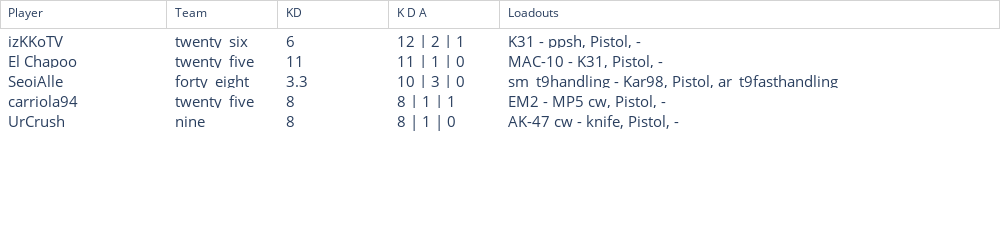

The code cell stored with this chart in its notebook:
### Code cell
df = top_players

fig = go.Figure(
    data=[
        go.Table(
            columnwidth = [30, 20, 20, 20, 90],
            header = dict(values=list(df.columns),
                          align=['left'],
                          line_color='lightgray',
                          fill_color='white'),
            cells = dict(values=[df.Player, df.Team, df.KD, df['K D A'], df.Loadouts],
                         align='left',
                         fill_color='white', font_size=15))
    ]
)

# to narrow spaces between several figures
fig.update_layout(
    width=1000,
    height=250,
    margin=dict(
        l=0,
        r=1,
        b=0,
        t=0
        )
    )
fig.show()

### Figure 1 — Plotly figure (JSON) as saved in the notebook; plotly's stock layout.template omitted (floating-point values rounded to 4 significant figures)
{"data": [{"cells": {"align": "left", "fill": {"color": "white"}, "font": {"size": 15}, "values": [["izKKoTV", "El Chapoo", "SeoiAlle", "carriola94", "UrCrush"], ["twenty_six", "twenty_five", "forty_eight", "twenty_five", "nine"], [6, 11, 3.3, 8, 8], ["12 | 2 | 1", "11 | 1 | 0", "10 | 3 | 0", "8 | 1 | 1", "8 | 1 | 0"], ["K31 - ppsh, Pistol, -", "MAC-10 - K31, Pistol, -", "sm_t9handling - Kar98, Pistol, ar_t9fasthandling", "EM2 - MP5 cw, Pistol, -", "AK-47 cw - knife, Pistol, -"]]}, "columnwidth": [30, 20, 20, 20, 90], "header": {"align": ["left"], "fill": {"color": "white"}, "line": {"color": "lightgray"}, "values": ["Player", "Team", "KD", "K D A", "Loadouts"]}, "type": "table"}], "layout": {"height": 250, "margin": {"b": 0, "l": 0, "r": 1, "t": 0}, "width": 1000}}
